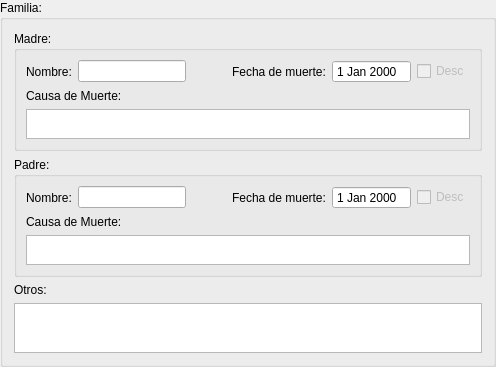
             <widget class="QGroupBox" name="tab1_Family">
              <property name="minimumSize">
               <size>
                <width>0</width>
                <height>0</height>
               </size>
              </property>
              <property name="title">
               <string>Familia:</string>
              </property>
              <layout class="QVBoxLayout" name="verticalLayout_13">
               <item>
                <widget class="QGroupBox" name="tab1_Family_Mother">
                 <property name="maximumSize">
                  <size>
                   <width>16777215</width>
                   <height>120</height>
                  </size>
                 </property>
                 <property name="title">
                  <string>Madre:</string>
                 </property>
                 <layout class="QVBoxLayout" name="verticalLayout_11">
                  <item>
                   <layout class="QHBoxLayout" name="horizontalLayout_39">
                    <item>
                     <layout class="QHBoxLayout" name="horizontalLayout_37">
                      <item>
                       <widget class="QLabel" name="label_29">
                        <property name="text">
                         <string>Nombre:</string>
                        </property>
                       </widget>
                      </item>
                      <item>
                       <widget class="QLineEdit" name="tab1_Family_Mother_Name">
                        <property name="readOnly">
                         <bool>true</bool>
                        </property>
                       </widget>
                      </item>
                     </layout>
                    </item>
                    <item>
                     <spacer name="horizontalSpacer_25">
                      <property name="orientation">
                       <enum>Qt::Horizontal</enum>
                      </property>
                      <property name="sizeType">
                       <enum>QSizePolicy::Preferred</enum>
                      </property>
                      <property name="sizeHint" stdset="0">
                       <size>
                        <width>40</width>
                        <height>20</height>
                       </size>
                      </property>
                     </spacer>
                    </item>
                    <item>
                     <layout class="QHBoxLayout" name="horizontalLayout_38">
                      <item>
                       <widget class="QLabel" name="label_30">
                        <property name="text">
                         <string>Fecha de muerte:</string>
                        </property>
                       </widget>
                      </item>
                      <item>
                       <widget class="QDateEdit" name="tab1_Family_Mother_DeathDate">
                        <property name="readOnly">
                         <bool>true</bool>
                        </property>
                        <property name="buttonSymbols">
                         <enum>QAbstractSpinBox::NoButtons</enum>
                        </property>
                       </widget>
                      </item>
                      <item>
                       <widget class="QCheckBox" name="tab1_Family_Mother_DeathDate_Known">
                        <property name="enabled">
                         <bool>false</bool>
                        </property>
                        <property name="text">
                         <string>Desc</string>
                        </property>
                       </widget>
                      </item>
                     </layout>
                    </item>
                   </layout>
                  </item>
                  <item>
                   <widget class="QLabel" name="label_31">
                    <property name="text">
                     <string>Causa de Muerte:</string>
                    </property>
                   </widget>
                  </item>
                  <item>
                   <widget class="QPlainTextEdit" name="tab1_Family_Mother_DeathCause">
                    <property name="readOnly">
                     <bool>true</bool>
                    </property>
                   </widget>
                  </item>
                 </layout>
                </widget>
               </item>
               <item>
                <widget class="QGroupBox" name="tab1_Family_Father">
                 <property name="maximumSize">
                  <size>
                   <width>16777215</width>
                   <height>120</height>
                  </size>
                 </property>
                 <property name="title">
                  <string>Padre:</string>
                 </property>
                 <layout class="QVBoxLayout" name="verticalLayout_12">
                  <item>
                   <layout class="QHBoxLayout" name="horizontalLayout_40">
                    <item>
                     <layout class="QHBoxLayout" name="horizontalLayout_41">
                      <item>
                       <widget class="QLabel" name="label_32">
                        <property name="text">
                         <string>Nombre:</string>
                        </property>
                       </widget>
                      </item>
                      <item>
                       <widget class="QLineEdit" name="tab1_Family_Father_Name">
                        <property name="readOnly">
                         <bool>true</bool>
                        </property>
                       </widget>
                      </item>
                     </layout>
                    </item>
                    <item>
                     <spacer name="horizontalSpacer_26">
                      <property name="orientation">
                       <enum>Qt::Horizontal</enum>
                      </property>
                      <property name="sizeType">
                       <enum>QSizePolicy::Preferred</enum>
                      </property>
                      <property name="sizeHint" stdset="0">
                       <size>
                        <width>40</width>
                        <height>20</height>
                       </size>
                      </property>
                     </spacer>
                    </item>
                    <item>
                     <layout class="QHBoxLayout" name="horizontalLayout_42">
                      <item>
                       <widget class="QLabel" name="label_33">
                        <property name="text">
                         <string>Fecha de muerte:</string>
                        </property>
                       </widget>
                      </item>
                      <item>
                       <widget class="QDateEdit" name="tab1_Family_Father_DeathDate">
                        <property name="readOnly">
                         <bool>true</bool>
                        </property>
                        <property name="buttonSymbols">
                         <enum>QAbstractSpinBox::NoButtons</enum>
                        </property>
                       </widget>
                      </item>
                      <item>
                       <widget class="QCheckBox" name="tab1_Family_Father_DeathDate_Known">
                        <property name="enabled">
                         <bool>false</bool>
                        </property>
                        <property name="text">
                         <string>Desc</string>
                        </property>
                       </widget>
                      </item>
                     </layout>
                    </item>
                   </layout>
                  </item>
                  <item>
                   <widget class="QLabel" name="label_34">
                    <property name="text">
                     <string>Causa de Muerte:</string>
                    </property>
                   </widget>
                  </item>
                  <item>
                   <widget class="QPlainTextEdit" name="tab1_Family_Father_DeathCause">
                    <property name="readOnly">
                     <bool>true</bool>
                    </property>
                   </widget>
                  </item>
                 </layout>
                </widget>
               </item>
               <item>
                <widget class="QLabel" name="label_28">
                 <property name="text">
                  <string>Otros:</string>
                 </property>
                </widget>
               </item>
               <item>
                <widget class="QPlainTextEdit" name="tab1_Family_OtherRelated">
                 <property name="sizePolicy">
                  <sizepolicy hsizetype="Expanding" vsizetype="Expanding">
                   <horstretch>0</horstretch>
                   <verstretch>0</verstretch>
                  </sizepolicy>
                 </property>
                 <property name="maximumSize">
                  <size>
                   <width>16777215</width>
                   <height>50</height>
                  </size>
                 </property>
                 <property name="readOnly">
                  <bool>true</bool>
                 </property>
                </widget>
               </item>
              </layout>
             </widget>
